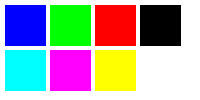
#> input picture gokPrj/image_processing/color_img.png, 200 x 100 px
$ python image_scale.py
#> lines starting #> are read from the running program, lines starting #| are printed output that depends on the picture
#> further down, img is the input picture: shape (100, 200, 3); mean B, G, R 169.3, 169.3, 169.3
### gokPrj/image_processing/utilities.py
import cv2 as cv
import matplotlib.pyplot as plt

def show_in_matplotlib(imgBGR, figsize=(6,8), title=None):

#> called with figsize = (6, 8)
    imgRGB = cv.cvtColor(imgBGR, cv.COLOR_BGR2RGB)
    # imgRGB = toRGB(img)
    plt.figure(figsize=figsize)

    plt.imshow(imgRGB)
    plt.title(title)
    plt.show()

### gokPrj/image_processing/image_scale.py
import cv2 as cv
from utilities import show_in_matplotlib


def double_size(img):
    '''
    double the size on an image
    '''
    (height, width) = img.shape[:2]
#> height = 100; width = 200
    img_resized = cv.resize(img, (width * 2, height * 2),
                            interpolation=cv.INTER_AREA)
    return img_resized


def half_size(img):
    return cv.resize(img, None, fx=.5, fy=.5,
                     interpolation=cv.INTER_NEAREST)
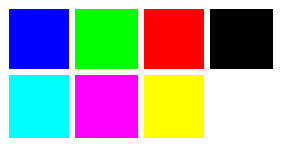
#> returned value: shape (50, 100, 3) (shown 3 times larger); mean of channels 0, 1, 2 170.3, 170.3, 170.3; drawn as B, G, R


def enlarge(img, fx, fy):
    '''
    enlarge an image by factor fx and fy on width and height respectively

    @fx: width factor
    @fy: height factor

    '''
    img_resized = cv.resize(img,  None, fx=fx, fy=fx,
                            interpolation=cv.INTER_AREA)
    return img_resized

def reduce(img, fx, fy):
    '''
    reduce an image by factor fx and fy on width and height respectively

    '''
    img_resized = cv.resize(img,  None, fx=fx, fy=fx,
                            interpolation=cv.INTER_NEAREST)
    return img_resized

if __name__ == "__main__":
    img = cv.imread('color_img.png')
    show_in_matplotlib(img)

    img_resized = double_size(img)
    show_in_matplotlib(img_resized)

    img_resized = enlarge(img, 2,  2)
    show_in_matplotlib(img_resized)

    img_resized = half_size(img)
    show_in_matplotlib(img_resized, title="INTER_AREA")

    img_resized = reduce(img, .5, .5)
    show_in_matplotlib(img_resized)
